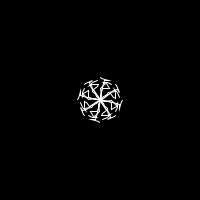
Frame 1 (no input)
Frame 2 (the mouse pressed at the canvas centre, redrawn once): identical to frame 1, image omitted

The Processing sketch that drew this single still picture (run headless with seeded random() and noise(); the mouse was pressed at the canvas centre and the sketch redrawn once):

// Processing sketch: flakes
// ── flakes.pde
float sections = 8;
float angleStart = 0;
float angleEnd = TWO_PI / sections;
float radius;
int numPoints = 6;
float cx, cy;

class Line {
  ArrayList<PVector> points = new ArrayList<PVector>();

  Line() {
    points.add(new PVector(0, 0));
    float prevRadius = 1;
    for (int i = 0; i < numPoints; i += 1) {
      float r = random(prevRadius, radius - ((radius - prevRadius) /2));
      float a = random(angleStart, angleEnd);
      float x = r * cos(a);
      float y = r * sin(a);
      points.add(new PVector(x, y));
      prevRadius = r;
    }
  }
}
class Flake {

  ArrayList<Line> lines = new ArrayList<Line>();
  Flake() {
    lines.add(new Line());
    lines.add(new Line());
    lines.add(new Line());
  }

  void draw() {
    pushMatrix();
    translate(cx, cy);
    for (float ai = 0; ai < sections; ai += 1) {
      pushMatrix();
      rotate(ai * angleEnd);
      //println(angleEnd);
      for (Line l : lines) {

        beginShape();
        for (PVector p : l.points) {
          vertex(p.x, p.y);
        }
        endShape();
      }
      popMatrix();
    }

    popMatrix();
  }
}


ArrayList<Flake> flakes = new ArrayList<Flake>();

void setup() {
  size(200, 200);
  cx = width / 2;
  cy = height / 2;
  radius = width / 8;

  flakes.add(new Flake());
  noLoop();
}

void draw() {
  background(0);
  stroke(255);
  noFill();
  for (Flake flake : flakes) {
    flake.draw();
  }
}
